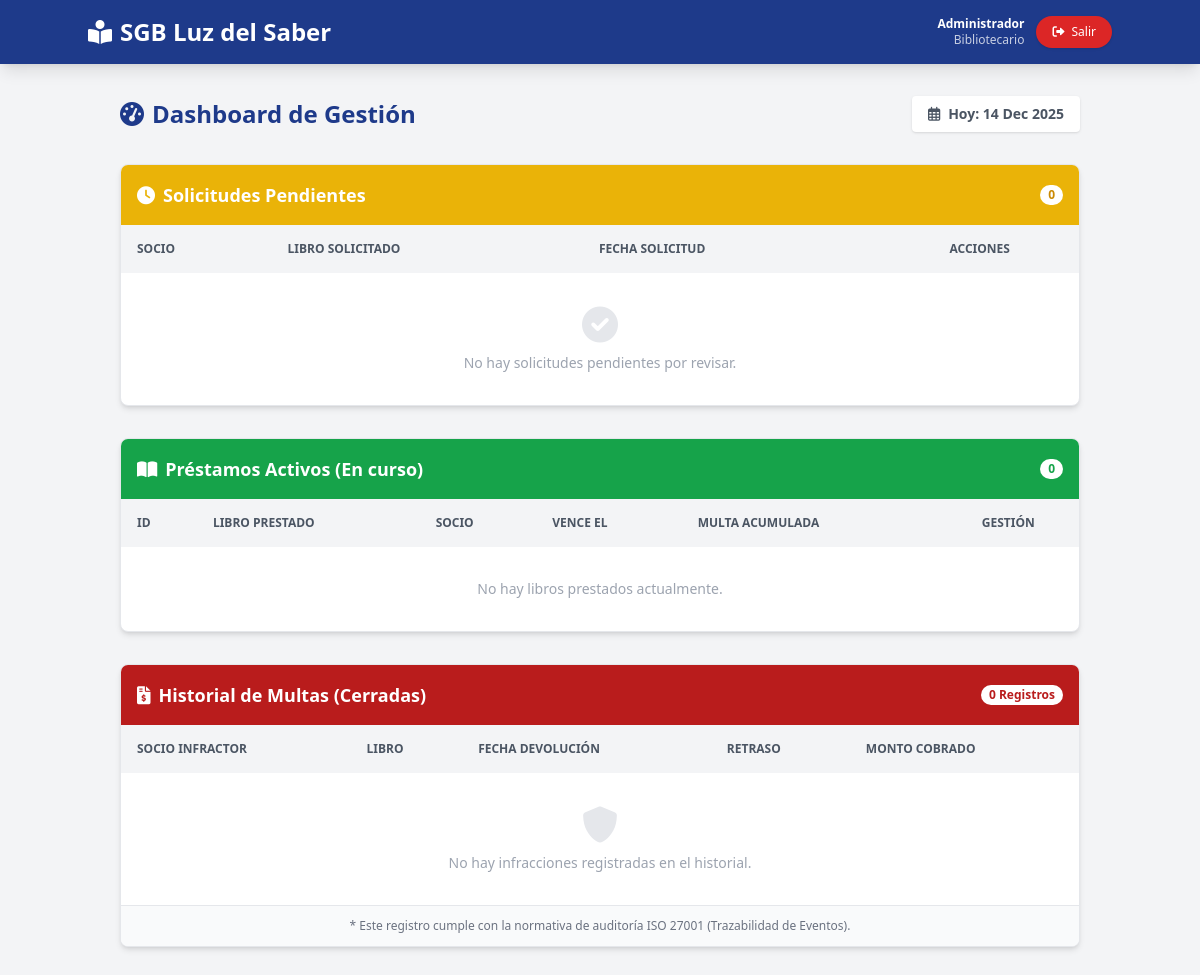
Page /bibliotecario/ (signed in) on the earlier database version.
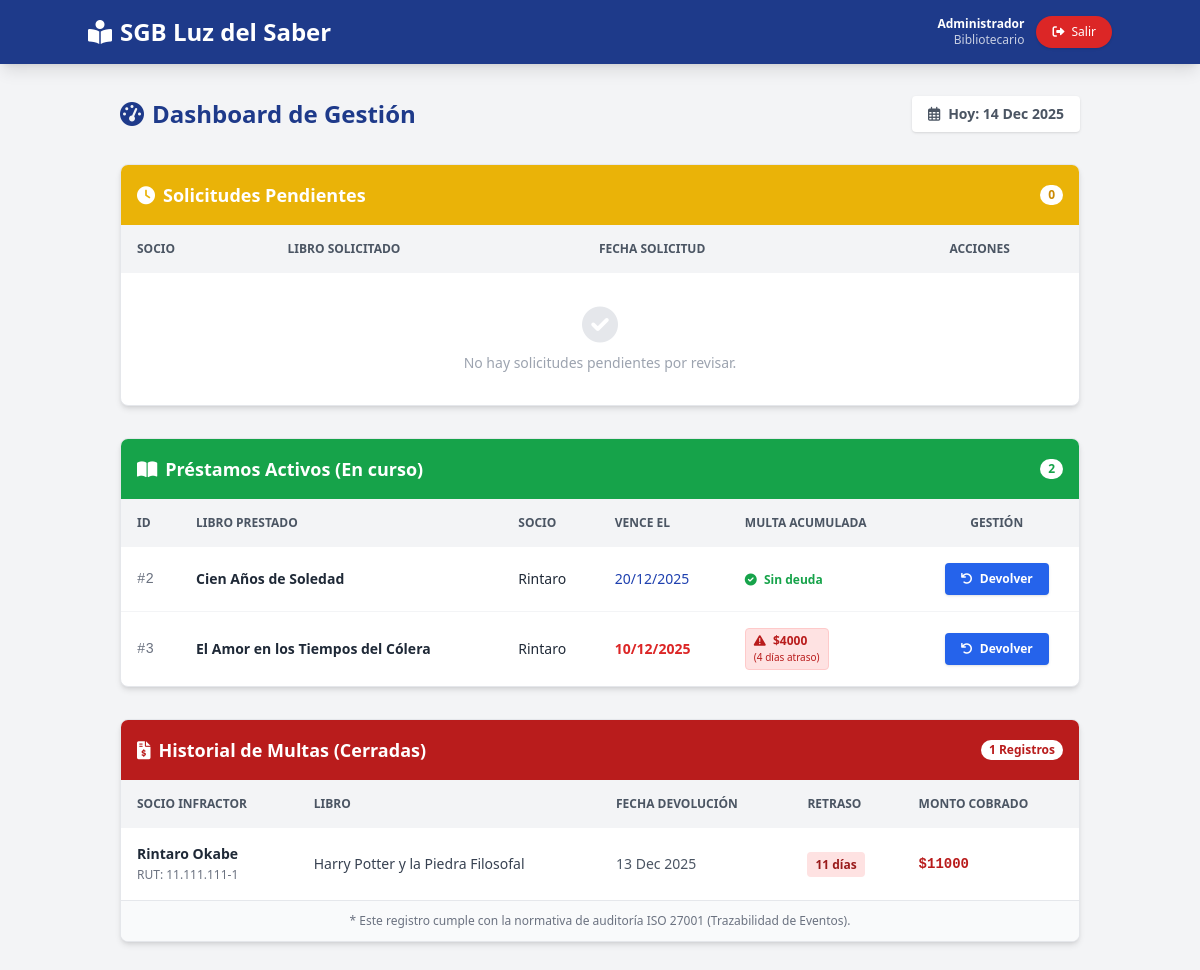
Same page on the later database version.
### prestamos/models.py (models this page shows, shortened)
class Prestamo(models.Model):
    solicitud = models.OneToOneField(SolicitudPrestamo, on_delete=models.CASCADE)
    fecha_prestamo = models.DateTimeField(auto_now_add=True)
    fecha_devolucion_esperada = models.DateTimeField()
    fecha_devolucion_real = models.DateTimeField(null=True, blank=True)
    monto_multa = models.IntegerField(default=0)
    dias_atraso = models.IntegerField(default=0)

class SolicitudPrestamo(models.Model):
    ESTADOS = [
        ("pendiente", "Pendiente"),
        ("aprobado", "Aprobado"),
        ("rechazado", "Rechazado"),
        ("finalizado", "Finalizado"),
    ]
    socio = models.ForeignKey(Socio, on_delete=models.CASCADE, related_name="solicitudes")
    libro = models.ForeignKey(Libro, on_delete=models.CASCADE, null=True, blank=True)
    fecha_solicitud = models.DateTimeField(auto_now_add=True)
    estado = models.CharField(max_length=20, choices=ESTADOS, default="pendiente")

class Libro(models.Model):
    titulo = models.CharField(max_length=200)
    autor = models.ForeignKey(Autor, on_delete=models.CASCADE)
    categoria = models.CharField(max_length=100)
    estado = models.CharField(max_length=20, default="disponible") # disponible, prestado

class Socio(models.Model):
    user = models.OneToOneField(User, on_delete=models.CASCADE, related_name="socio")
    rut = models.CharField(max_length=12, unique=True)
    telefono = models.CharField(max_length=20, blank=True)
    direccion = models.CharField(max_length=255, blank=True)

### prestamos/views.py (the view)
# urls.py: path('bibliotecario/', views.panel_bibliotecario, name='panel_bibliotecario'),
@login_required
@user_passes_test(lambda u: u.is_staff)
def panel_bibliotecario(request):
    solicitudes = SolicitudPrestamo.objects.filter(estado='pendiente')
    prestamos_activos = Prestamo.objects.filter(fecha_devolucion_real__isnull=True)
    ahora = timezone.now()
    for prestamo in prestamos_activos:
        if prestamo.fecha_devolucion_esperada < ahora:
            diferencia = ahora - prestamo.fecha_devolucion_esperada
            dias = diferencia.days + 1
            prestamo.multa_temporal = dias * VALOR_MULTA_DIARIA
            prestamo.dias_temporal = dias
        else:
            prestamo.multa_temporal = 0
            prestamo.dias_temporal = 0
    historial_multas = Prestamo.objects.filter(
        fecha_devolucion_real__isnull=False,
        monto_multa__gt=0
    ).order_by('-fecha_devolucion_real')
    return render(request, 'sgb.html', {
        'solicitudes': solicitudes,
        'prestamos': prestamos_activos,
        'historial_multas': historial_multas,
        'hoy': ahora
    })

### prestamos/templates/sgb.html (shortened to what this page needs)
<!DOCTYPE html>
<html lang="es">
<head>
    <script src="https://cdn.tailwindcss.com"></script>
    <link href="https://cdnjs.cloudflare.com/ajax/libs/font-awesome/6.0.0/css/all.min.css" rel="stylesheet">
</head>
<body class="bg-gray-100 text-gray-800 font-sans min-h-screen">
    <nav class="bg-blue-900 text-white p-4 shadow-lg sticky top-0 z-50">
        <div class="container mx-auto flex justify-between items-center">
            <h1 class="text-xl md:text-2xl font-bold">
                <i class="fas fa-book-reader mr-2"></i>SGB Luz del Saber
            </h1>
            <div class="flex items-center gap-3">
                <div class="text-right text-xs hidden sm:block">
                    <p class="font-bold">Administrador</p>
                    <p class="opacity-75">Bibliotecario</p>
                </div>
                <form action="{% url 'logout' %}" method="post">
                    <button type="submit" class="bg-red-600 hover:bg-red-700 text-white text-xs px-4 py-2 rounded-full transition shadow">
                        <i class="fas fa-sign-out-alt mr-1"></i> Salir
                    </button>
                </form>
            </div>
        </div>
    </nav>
    <div class="container mx-auto p-4 md:p-8">
        <div class="flex flex-col md:flex-row justify-between items-center mb-8">
            <h2 class="text-2xl font-bold text-blue-900 mb-4 md:mb-0">
                <i class="fas fa-tachometer-alt mr-2"></i>Dashboard de Gestión
            </h2>
            <div class="bg-white px-4 py-2 rounded shadow text-sm font-semibold text-gray-600">
                <i class="far fa-calendar-alt mr-2"></i>Hoy: {% now "d M Y" %}
            </div>
        </div>
        <div class="bg-white rounded-lg shadow-md overflow-hidden mb-8 border border-gray-200">
            <div class="bg-yellow-500 p-4 flex justify-between items-center text-white">
                <h3 class="font-bold text-lg"><i class="fas fa-clock mr-2"></i>Solicitudes Pendientes</h3>
                <span class="bg-white text-yellow-600 px-2 py-0.5 rounded-full text-xs font-bold">{{ solicitudes|length }}</span>
            </div>
            <div class="overflow-x-auto">
                <table class="w-full text-left">
                    <thead class="bg-gray-100 text-gray-600 uppercase text-xs">
                        <tr>
                            <th class="p-4">Socio</th>
                            <th class="p-4">Libro Solicitado</th>
                            <th class="p-4">Fecha Solicitud</th>
                            <th class="p-4 text-center">Acciones</th>
                        </tr>
                    </thead>
                    <tbody class="divide-y divide-gray-100 text-sm">
                        {% for sol in solicitudes %}
                        <tr class="hover:bg-yellow-50 transition">
                            <td class="p-4">
                                <p class="font-bold text-gray-800">{{ sol.socio.user.get_full_name }}</p>
                                <p class="text-xs text-gray-500">RUT: {{ sol.socio.rut }}</p>
                            </td>
                            <td class="p-4 font-medium text-blue-900">{{ sol.libro.titulo }}</td>
                            <td class="p-4 text-gray-500">{{ sol.fecha_solicitud|date:"d M Y, H:i" }}</td>
                            <td class="p-4 text-center space-x-2">
                                <a href="{% url 'gestionar_solicitud' pk=sol.id accion='aprobar' %}"
                                   class="inline-block bg-green-500 hover:bg-green-600 text-white px-3 py-1 rounded shadow text-xs transition"
                                   title="Aprobar Préstamo">
                                    <i class="fas fa-check"></i> Aprobar
                                </a>
                                <a href="{% url 'gestionar_solicitud' pk=sol.id accion='rechazar' %}"
                                   class="inline-block bg-red-500 hover:bg-red-600 text-white px-3 py-1 rounded shadow text-xs transition"
                                   title="Rechazar Solicitud">
                                    <i class="fas fa-times"></i> Rechazar
                                </a>
                            </td>
                        </tr>
                        {% empty %}
                        <tr>
                            <td colspan="4" class="p-8 text-center text-gray-400">
                                <i class="fas fa-check-circle text-4xl mb-2 block text-gray-200"></i>
                                No hay solicitudes pendientes por revisar.
                            </td>
                        </tr>
                        {% endfor %}
                    </tbody>
                </table>
            </div>
        </div>
        <div class="bg-white rounded-lg shadow-md overflow-hidden border border-gray-200">
            <div class="bg-green-600 p-4 flex justify-between items-center text-white">
                <h3 class="font-bold text-lg"><i class="fas fa-book-open mr-2"></i>Préstamos Activos (En curso)</h3>
                <span class="bg-white text-green-600 px-2 py-0.5 rounded-full text-xs font-bold">{{ prestamos|length }}</span>
            </div>
            <div class="overflow-x-auto">
                <table class="w-full text-left">
                    <thead class="bg-gray-100 text-gray-600 uppercase text-xs">
                        <tr>
                            <th class="p-4">ID</th>
                            <th class="p-4">Libro Prestado</th>
                            <th class="p-4">Socio</th>
                            <th class="p-4">Vence el</th>
                            <th class="p-4">Multa Acumulada</th> <th class="p-4 text-center">Gestión</th>
                        </tr>
                    </thead>
                    <tbody class="divide-y divide-gray-100 text-sm">
                        {% for prestamo in prestamos %}
                        <tr class="hover:bg-green-50 transition">
                            <td class="p-4 text-gray-500 font-mono">#{{ prestamo.id }}</td>
                            <td class="p-4 font-bold text-gray-800">{{ prestamo.solicitud.libro.titulo }}</td>
                            <td class="p-4">{{ prestamo.solicitud.socio.user.first_name }}</td>
                            <td class="p-4">
                                <span class="{% if prestamo.fecha_devolucion_esperada < hoy %}text-red-600 font-bold animate-pulse{% else %}text-blue-800{% endif %}">
                                    {{ prestamo.fecha_devolucion_esperada|date:"d/m/Y" }}
                                </span>
                            </td>
                            <td class="p-4">
                                {% if prestamo.multa_temporal > 0 %}
                                    <div class="bg-red-100 text-red-700 px-2 py-1 rounded font-bold border border-red-200 text-xs inline-block">
                                        <i class="fas fa-exclamation-triangle mr-1"></i>
                                        ${{ prestamo.multa_temporal }}
                                        <span class="block text-[10px] font-normal">({{ prestamo.dias_temporal }} días atraso)</span>
                                    </div>
                                {% else %}
                                    <span class="text-green-600 font-semibold text-xs">
                                        <i class="fas fa-check-circle mr-1"></i> Sin deuda
                                    </span>
                                {% endif %}
                            </td>
                            <td class="p-4 text-center">
                                <a href="{% url 'registrar_devolucion' prestamo_id=prestamo.id %}"
                                   onclick="return confirm('¿Confirmar devolución? {% if prestamo.multa_temporal > 0 %}⚠️ EL SOCIO DEBE PAGAR: ${{ prestamo.multa_temporal }}{% endif %}')"
                                   class="inline-block bg-blue-600 hover:bg-blue-700 text-white px-4 py-2 rounded shadow text-xs font-bold transition">
                                    <i class="fas fa-undo mr-1"></i> Devolver
                                </a>
                            </td>
                        </tr>
                        {% empty %}
                        <tr>
                            <td colspan="6" class="p-8 text-center text-gray-400">
                                No hay libros prestados actualmente.
                            </td>
                        </tr>
                        {% endfor %}
                    </tbody>
                </table>
            </div>
        </div>
        <div class="bg-white rounded-lg shadow-md overflow-hidden border border-gray-200 mt-8 mb-12">
            <div class="bg-red-700 p-4 flex justify-between items-center text-white">
                <h3 class="font-bold text-lg">
                    <i class="fas fa-file-invoice-dollar mr-2"></i>Historial de Multas (Cerradas)
                </h3>
                <span class="bg-white text-red-700 px-2 py-0.5 rounded-full text-xs font-bold">
                    {{ historial_multas|length }} Registros
                </span>
            </div>
            <div class="overflow-x-auto">
                <table class="w-full text-left">
                    <thead class="bg-gray-100 text-gray-600 uppercase text-xs">
                        <tr>
                            <th class="p-4">Socio Infractor</th>
                            <th class="p-4">Libro</th>
                            <th class="p-4">Fecha Devolución</th>
                            <th class="p-4">Retraso</th>
                            <th class="p-4">Monto Cobrado</th>
                        </tr>
                    </thead>
                    <tbody class="divide-y divide-gray-100 text-sm">
                        {% for multa in historial_multas %}
                        <tr class="hover:bg-red-50 transition">
                            <td class="p-4">
                                <span class="font-bold text-gray-800">{{ multa.solicitud.socio.user.get_full_name }}</span>
                                <br>
                                <span class="text-xs text-gray-500">RUT: {{ multa.solicitud.socio.rut }}</span>
                            </td>
                            <td class="p-4 text-gray-700">{{ multa.solicitud.libro.titulo }}</td>
                            <td class="p-4 text-gray-600">
                                {{ multa.fecha_devolucion_real|date:"d M Y" }}
                            </td>
                            <td class="p-4">
                                <span class="bg-red-100 text-red-800 py-1 px-2 rounded text-xs font-bold">
                                    {{ multa.dias_atraso }} días
                                </span>
                            </td>
                            <td class="p-4 font-mono font-bold text-red-700">
                                ${{ multa.monto_multa }}
                            </td>
                        </tr>
                        {% empty %}
                        <tr>
                            <td colspan="5" class="p-8 text-center text-gray-400">
                                <i class="fas fa-shield-alt text-4xl mb-2 block text-gray-200"></i>
                                No hay infracciones registradas en el historial.
                            </td>
                        </tr>
                        {% endfor %}
                    </tbody>
                </table>
            </div>
            <div class="bg-gray-50 p-3 text-xs text-gray-500 text-center border-t">
                * Este registro cumple con la normativa de auditoría ISO 27001 (Trazabilidad de Eventos).
            </div>
        </div>
    </div>
</body>
</html>

Differences in the rows shown:
added Prestamo: id "2", solicitud.libro.titulo "Cien Años de Soledad", solicitud.socio.user.first_name "Rintaro", fecha_devolucion_esperada "20/12/2025", shows "Sin deuda", shown under "Préstamos Activos (En curso)"
added Prestamo: id "3", solicitud.libro.titulo "El Amor en los Tiempos del Cólera", solicitud.socio.user.first_name "Rintaro", fecha_devolucion_esperada "10/12/2025", multa_temporal "4000", dias_temporal "4", shown under "Préstamos Activos (En curso)"
added Prestamo: solicitud.socio.user.get_full_name "Rintaro Okabe", solicitud.socio.rut "11.111.111-1", solicitud.libro.titulo "Harry Potter y la Piedra Filosofal", fecha_devolucion_real "13 Dec 2025", dias_atraso "11", monto_multa "11000", shown under "Historial de Multas (Cerradas)"
Other differences:
{{ prestamos|length }}: "0" → "2"
{{ historial_multas|length }}: "0" → "1"
text no longer shown: "No hay libros prestados actualmente. No hay infracciones registradas en el historial."
